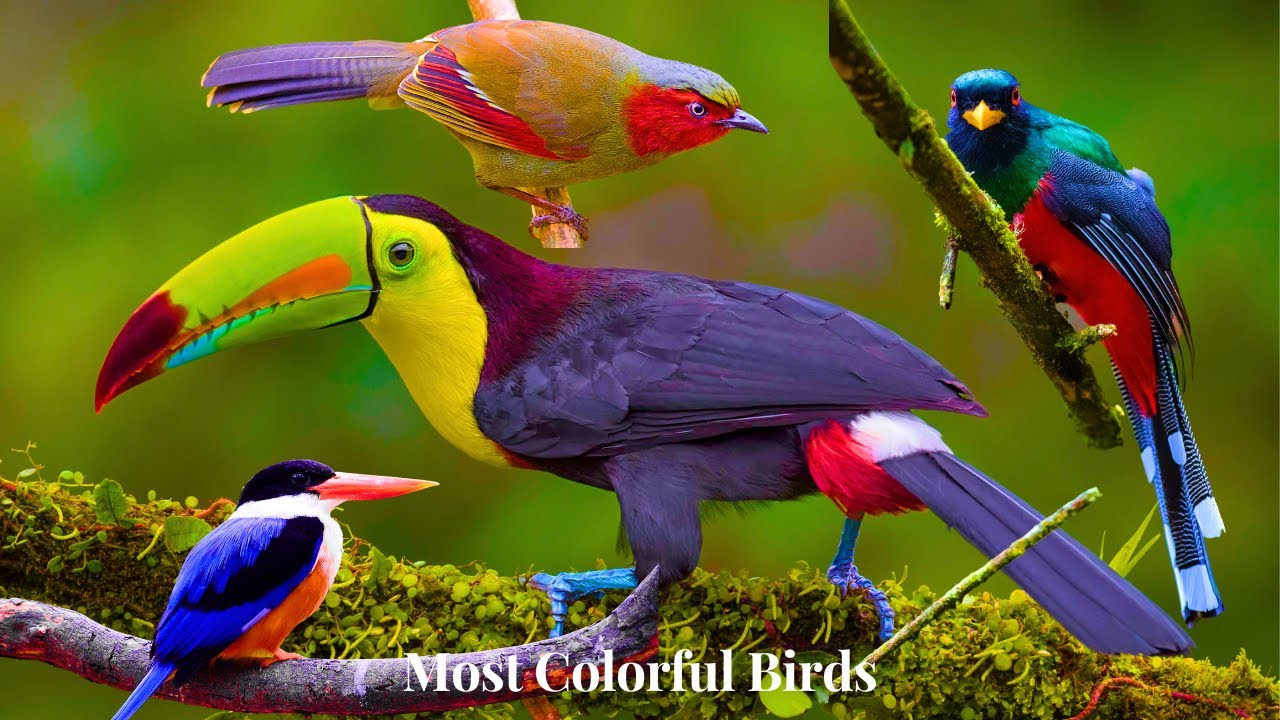
#> input picture birds.jpg, 1280 x 720 px
$ jupyter execute img_compression.ipynb   (shell and % lines are left out)
#> lines starting #> are read from the running program, lines starting #| are printed output that depends on the picture
[cell 1]
import matplotlib as mpl
import matplotlib.pyplot as plt

from sklearn.cluster import KMeans
import numpy as np
import os
import cv2

[cell 2]
img = "birds.jpg"
original_img = plt.imread(img)
#> original_img is the input picture: shape (720, 1280, 3); mean R, G, B 98.4, 96.4, 39.9

[cell 3]
original_img.shape
#> Out = (720, 1280, 3)

[cell 4]
plt.imshow(original_img)

[cell 5]
print(f"shape of original image: {original_img.shape}")
#| shape of original image: (720, 1280, 3)

[cell 6]
# Reshaping the image into an m x 3 matrix where m = number of pixels(m X 4 for png image)
if original_img.shape[-1] == 4:
    X_img = original_img.reshape(-1,4)
else:
  X_img = original_img.reshape(-1,3)

[cell 7]
X_img.shape
#> Out = (921600, 3)

[cell 8]
kmeans = KMeans(n_clusters = 15, n_init=10, max_iter=10)

[cell 9]
kmeans.fit(X_img)

[cell 10]
print(f"Shape of centroids: {kmeans.cluster_centers_.shape}")
print(f"Shape of labels/index: {kmeans.labels_.shape}")
print("Closest centroid for the first five elements:", kmeans.labels_[:5])

[cell 11]
# Replace each pixel with the color of the closest centroid
X_recovered = kmeans.cluster_centers_[kmeans.labels_, : ]

# Reshape image into proper dimensions
X_recovered = X_recovered.reshape(original_img.shape)

[cell 12]
if original_img.shape[-1] == 4:
    plt.imshow(X_recovered)
else:
  plt.imshow(X_recovered/255)
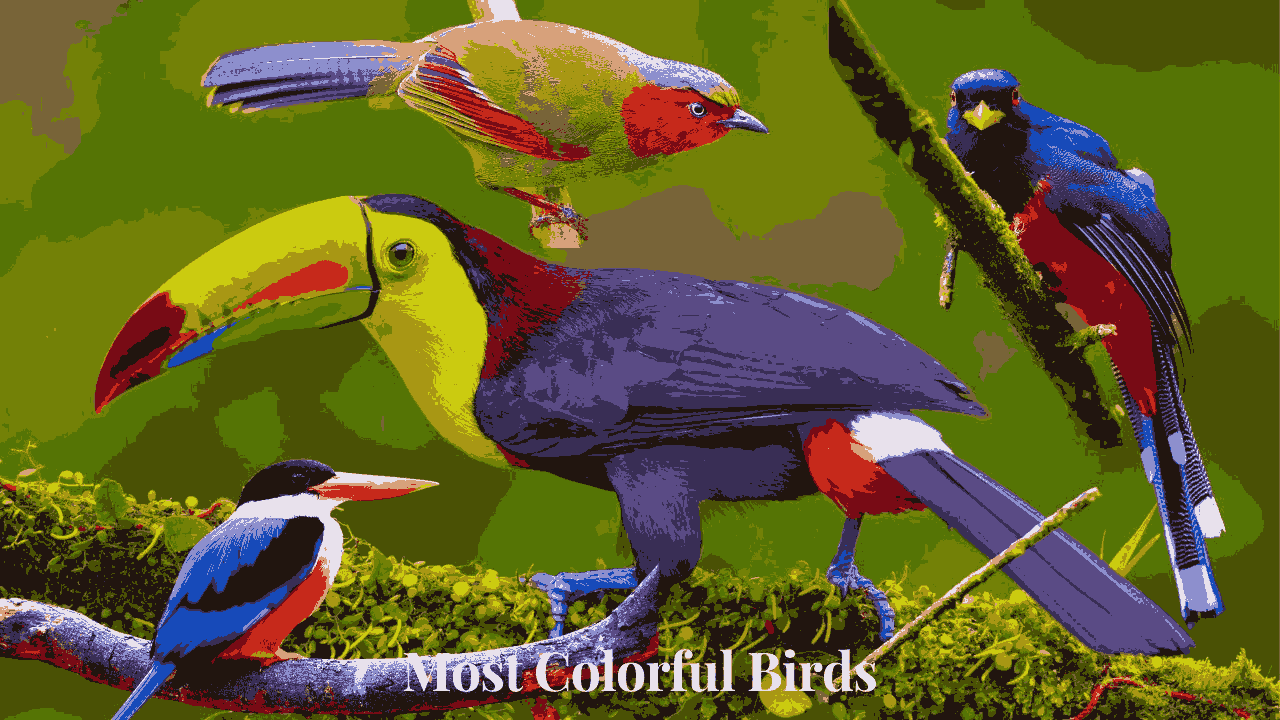
#> shown: shape (720, 1280, 3) float64; mean R, G, B 0.387, 0.379, 0.157

[cell 13]
def show_centroid_colors(centroids):
    if original_img.shape[-1] == 3:
      centroids = centroids/255
    palette = np.expand_dims(centroids, axis=0)
    num = np.arange(0,len(centroids))
    plt.figure(figsize=(16, 16))
    plt.xticks(num)
    plt.yticks([])
    plt.imshow(palette)

[cell 14]
show_centroid_colors(kmeans.cluster_centers_)
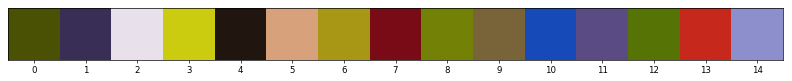
#> figure drawn by matplotlib, 1 panel
